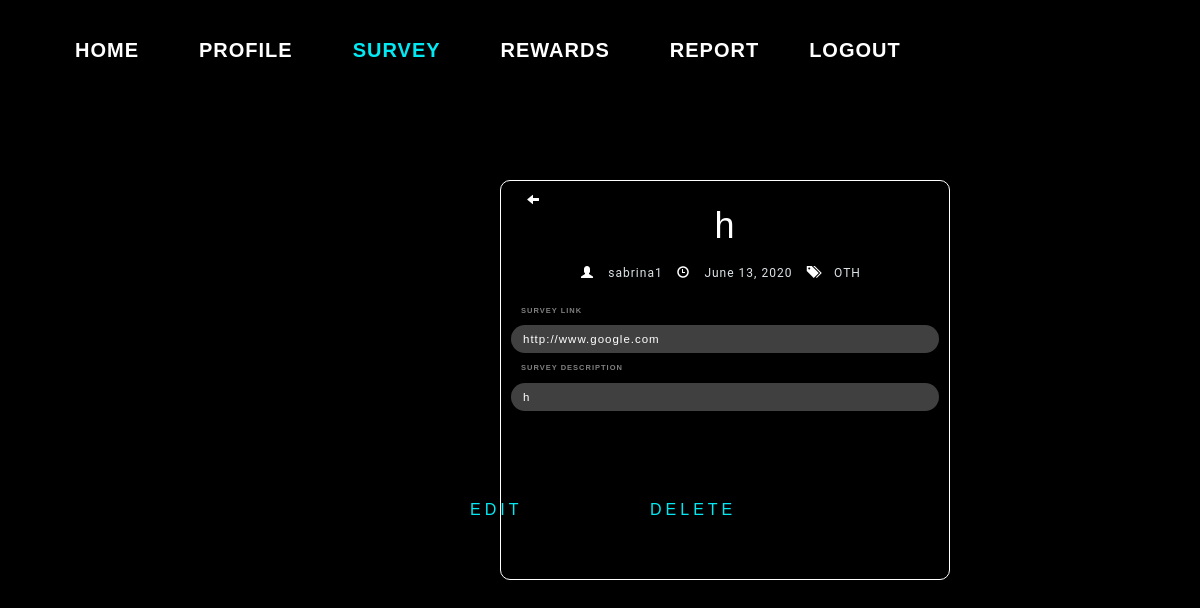
Page /tracksurvey/survey/1/ on the committed database.
### survey/models.py (models this page shows, shortened)
class UploadSurvey(models.Model):
    user = models.ForeignKey(to=User, null=True, on_delete=models.SET_NULL,blank=True)
    uploadDate = models.DateField(default=timezone.now)
    surveytitle = models.CharField('Survey Title', max_length=100)
    surveylink = models.URLField('Survey Link', max_length=200)
    surveydescription = models.CharField('Survey Description',
        max_length=5000,
        help_text="Include your survey dscription here!")
    surveycategory_choices = [
    ('EDN','Education'),
    ('HTC','Healthcare'),
    ('LFS','Lifestyle'),
    ('NUS','NUS-Related'),
    ('OTH','Others')]
    surveycategory = models.CharField('Survey Category',choices=surveycategory_choices, max_length=100, default='OTH')
    gender_filter=models.ManyToManyField(GenderFilter,blank=True)
    singaporean_filter=models.ManyToManyField(SingaporeanFilter, blank=True)
    faculty_filter=models.ManyToManyField(FacultyFilter,blank=True)
    year_filter=models.ManyToManyField(YearFilter,blank=True)
    residential_filter=models.ManyToManyField(ResidentialFilter, blank=True)

### survey/views.py (the view)
# urls.py: path('tracksurvey/survey/<int:pk>/', SurveyDetailView.as_view() , name='tracksurvey-detail'),
class SurveyDetailView(DetailView):
    model=UploadSurvey

### survey/templates/survey/uploadsurvey_detail.html (shortened to what this page needs)
{% extends "survey/base.html" %}
{% load static %}
{% block css %}
<link rel="stylesheet" type="text/css" href="{% static 'survey/uploadsurvey_detail.css'%}">
<link rel="stylesheet" type="text/css" href="{% static 'survey/uploadsurvey.css'%}">
<link rel="stylesheet" type="text/css" href="{% static 'accounts/profile.css'%}">
{% endblock %}
{% block navbar %}
<div class="nav_box">
<header class="navbarheader">
<div class=nav>
  <ul class=navbarlist>
    <a href="{% url 'survey:dashboard' %}" role="button">Home</a>
    <a href="{% url 'accounts:profile' %}" role="button">Profile</a>
    <a href="{% url 'survey:survey' %}" role="button" class="active">Survey</a>
    <a href="{% url 'survey:shoprewards' %}" role="button" >Rewards</a>
    <a href="{% url 'survey:report' %}" role="button" >Report</a>
    <a href="{% url 'logout' %}" id="logout">Logout</a>
  </ul>
</div>
</header>
</div>
{% endblock %}
{% block body_block %}
{% load widget_tweaks %}
<div class=detail-box>
<h1> {{object.surveytitle}} </h1>
<div>
    <ul class="utility-list">
      <span class="glyphicon glyphicon-user" aria-hidden="true" style="color:white"> </span>
      <li class="user">{{object.user}}</li>
      <span class="glyphicon glyphicon-time" aria-hidden="true" style="color:white"> </span>
      <li class="date">{{object.uploadDate}}</li>
      <span class="glyphicon glyphicon-tags" aria-hidden="true" style="color:white"> </span>
      <li class="tags">{{object.surveycategory}}</li>
    </ul>
</div>
  <div class=form-row>
    <label for="surveylink" class="login__label"> Survey Link </label>
    <div class="surveylinkbutton">
    {{object.surveylink}}
    </div>
  </div>
  <div class=form-row>
    <label for="surveydescription" class="login__label"> Survey Description </label>
    <div class="surveylinkbutton">
        {{object.surveydescription}}
    </div>
  </div>
  <div class="box">
    <a href="{% url 'survey:updatesurvey' object.id %}" id="edit-button">
        Edit
    </a>
</div>
<div class="box">
    <a href="{% url 'survey:deletesurvey' object.id %}" id="delete-button">
        Delete
    </a>
</div>
<div class="back">
    <button onclick=history.back() class="back-button"><span class="glyphicon glyphicon-arrow-left" aria-hidden="true" style="color:white"> </span></button>
</div>
</div>
{% endblock %}

### survey/static/survey/base.css (style rules this page uses)
html { height: 100%; }
body { background: #000000; margin: auto; font-family: "Trebuchet MS", monospace; }
div { padding:5px; }

### survey/static/survey/nav.css (style rules this page uses)
.navbarheader { color: white; display: flex; align-items: center; justify-content: center; overflow: hidden; display: flex; align-items: center; justify-content: center; flex-direction: row; height:100px; position:fixed; }
.navbarlist { display: flex; list-style-type: none; }
.navbarlist a { margin: 10px 30px; position: relative; color: white; font-family: 'Oswald', sans-serif; font-size: 20px; font-weight: bold; text-transform: uppercase; text-decoration: none; }
.navbarlist a:before { position: absolute; bottom: -2px; content: ''; width: 100%; height: 3px; background: #03e9f4; transform: translateX(-100%); opacity: 0; }
.navbarlist .active { color: #03e9f4; }
#logout { margin-left: 20px; }

### survey/static/survey/uploadsurvey_detail.css (style rules this page uses)
.detail-box { width: 450px; height: 400px; margin-left: 500px; margin-top:50px; border: 1px solid white; border-radius: 10px; }
h1 { color:white; text-align:center; }
.utility-list { list-style-type: none; font-size:12px; margin-left:30px; }
.utility-list li { margin: 5px -10px 5px 0; padding: 0 20px 0 30px; display: inline-block; color: #dce3e7; font-family: 'Roboto', sans-serif; }
.utility-list li.user { margin-left:-20px; }
.utility-list li.date { margin-left:-20px; }
.utility-list li.tags { margin-left:-20px; }
.surveylinkbutton { color: white; font-size: 1.15rem; width: 100%; padding: .5rem 1rem; border: 2px solid transparent; outline: none; border-radius: 1.5rem; background-color: rgba(255, 255, 255, 0.25); letter-spacing: 1px; }
#edit-button { position: absolute; margin-top:70px; margin-left: -150px; }
#delete-button { position: absolute; margin-top:70px; margin-left: 30px; }
.back { position: relative; margin-top:-230px; left:10px; font-size: 12px; }
.back-button { background-color: black; border: none; }

### accounts/static/accounts/profile.css (style rules this page uses)
body { background-color: black; font-family: 'Montserrat', sans-serif; font-size: 16px; line-height: 1.25; letter-spacing: 1px; }
* { box-sizing: border-box; transition: .25s all ease; }
.login__label { display: block; padding-left: 1rem; }
.login__label, .login__label--checkbox { color: rgba(255, 255, 255, 0.5); text-transform: uppercase; font-size: .75rem; margin-bottom: 1rem; }
.box { position: absolute; top: 50%; left: 50%; padding: 0px; transform: translate(-50%, -50%); background: rgba(0, 0, 0, 0.753); box-sizing: border-box; box-shadow: 0 15px 25px rgba(0,0,0,.6); border-radius: 0px; margin-top: 20px; }
.box a { display: inline-block; padding: 10px 20px; color: #03e9f4; font-size: 16px; text-decoration: none; text-transform: uppercase; overflow: hidden; transition: .5s; letter-spacing: 4px }

### rows in the picture
UploadSurvey: surveytitle "h", user "sabrina1", uploadDate "June 13, 2020", surveycategory "OTH", surveylink "http://www.google.com", surveydescription "h"
